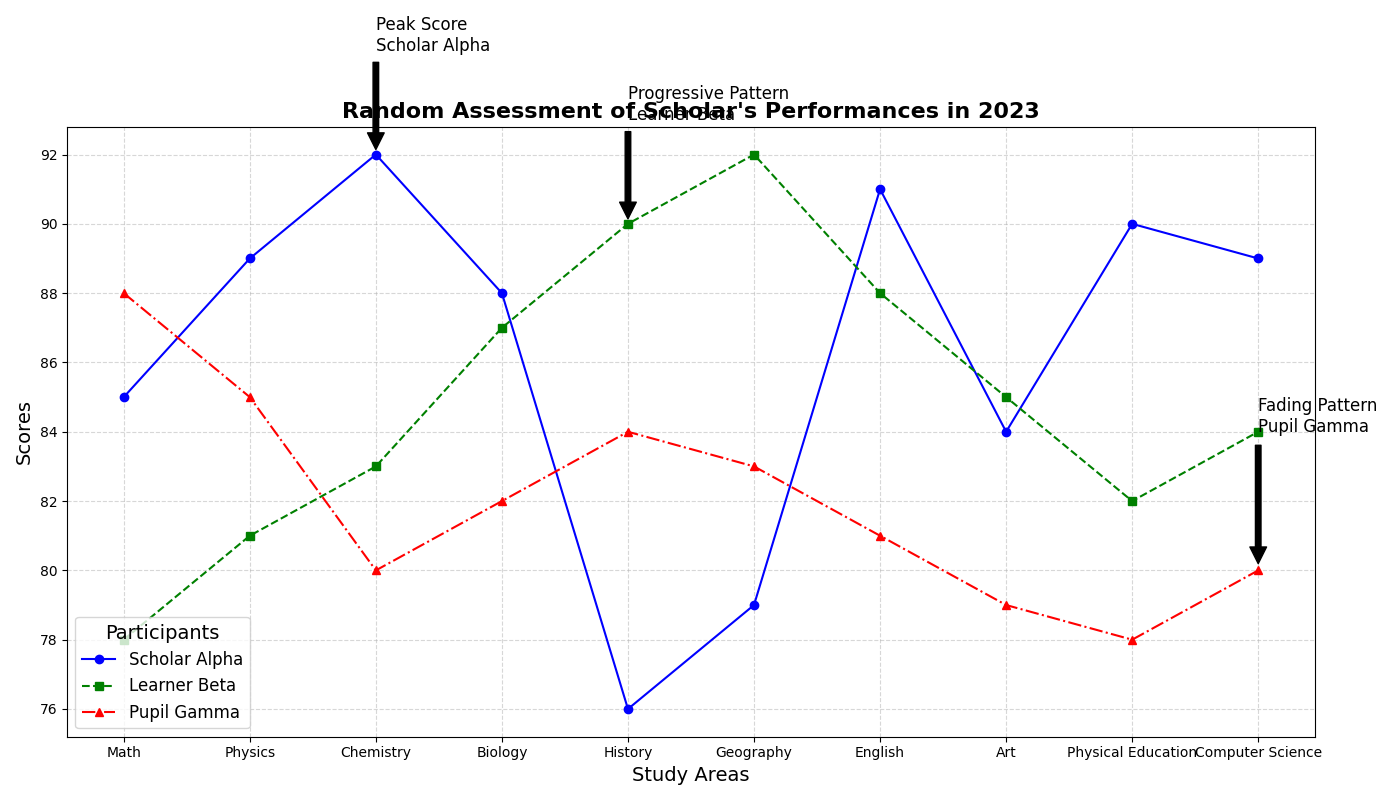

This chart was generated by the following Python code:
import matplotlib.pyplot as plt
import numpy as np

subjects = ['Math', 'Physics', 'Chemistry', 'Biology', 'History', 'Geography', 'English', 'Art', 'Physical Education', 'Computer Science']
student_A_grades = [85, 89, 92, 88, 76, 79, 91, 84, 90, 89]
student_B_grades = [78, 81, 83, 87, 90, 92, 88, 85, 82, 84]
student_C_grades = [88, 85, 80, 82, 84, 83, 81, 79, 78, 80]

fig, ax = plt.subplots(figsize=(14, 8))

ax.plot(subjects, student_A_grades, marker='o', linestyle='-', color='blue', label='Scholar Alpha')
ax.plot(subjects, student_B_grades, marker='s', linestyle='--', color='green', label='Learner Beta')
ax.plot(subjects, student_C_grades, marker='^', linestyle='-.', color='red', label='Pupil Gamma')

ax.set_title('Random Assessment of Scholar\'s Performances in 2023', fontsize=16, fontweight='bold')
ax.set_xlabel('Study Areas', fontsize=14)
ax.set_ylabel('Scores', fontsize=14)

ax.legend(title='Participants', fontsize=12, title_fontsize=14, loc='lower left')

ax.grid(True, linestyle='--', alpha=0.5)

ax.annotate('Peak Score\nScholar Alpha', xy=('Chemistry', 92), xytext=('Chemistry', 95), arrowprops=dict(facecolor='black', shrink=0.05), fontsize=12)
ax.annotate('Progressive Pattern\nLearner Beta', xy=('History', 90), xytext=('History', 93), arrowprops=dict(facecolor='black', shrink=0.05), fontsize=12)
ax.annotate('Fading Pattern\nPupil Gamma', xy=('Computer Science', 80), xytext=('Computer Science', 84), arrowprops=dict(facecolor='black', shrink=0.05), fontsize=12)

plt.tight_layout()

plt.show()
